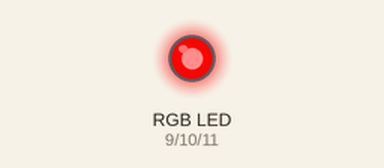
A sketch run on a simulated Arduino Uno, built with avr-gcc and run on an emulated ATmega328P. On the bench: an RGB LED mixed from three pins (HIGH = lit). Dim RGB values are drawn brighter than linear; random numbers use the default seed unless the sketch sets one.

Above: at 0.05 s.
At 0.9 s:
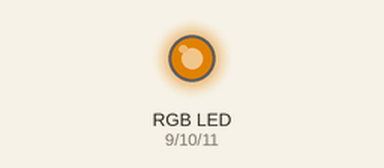
At 1.8 s:
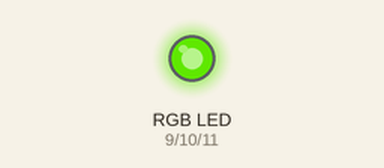
At 3.55 s:
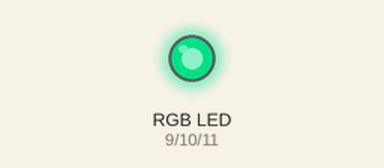
At 5.3 s:
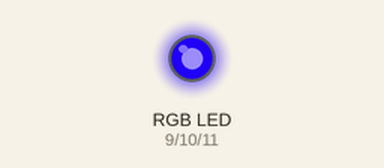
At 7.1 s:
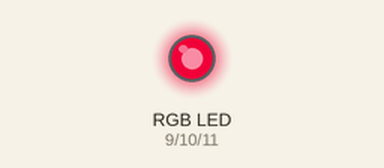
Timing chart, 0 to 9.7 s (numbered marks = the images above):
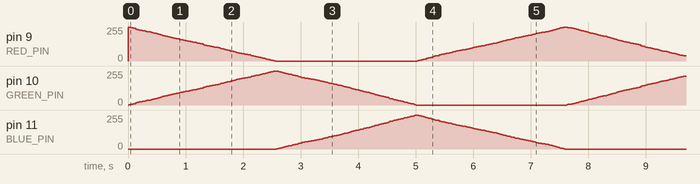

The sketch:

Circuit_03.ino
```cpp
/*
SparkFun Inventor's Kit
Example sketch 03

RGB LED

  Make an RGB LED display a rainbow of colors!

Hardware connections:

  An RGB LED is actually three LEDs (red, green, and blue) in
  one package. When you run them at different brightnesses,
  the red, green and blue mix to form new colors.

  Starting at the flattened edge of the flange on the LED,
  the pins are ordered RED, COMMON, GREEN, BLUE.

  Connect RED to a 330 Ohm resistor. Connect the other end
  of the resistor to Arduino digital pin 9.

  Connect COMMON pin to GND.

  Connect GREEN to a 330 Ohm resistor. Connect the other end
  of the resistor to Arduino digital pin 10.

  Connect BLUE to a 330 Ohm resistor. Connect the other end
  of the resistor to Arduino digital pin 11.

This sketch was written by SparkFun Electronics,
with lots of help from the Arduino community.
Visit http://learn.sparkfun.com/products/2 for SIK information.
Visit http://www.arduino.cc to learn about the Arduino.

Version 2.0 6/2012 MDG
*/


// First we'll define the pins by name to make the sketch
// easier to follow.

// Here's a new trick: putting the word "const" in front of a
// variable indicates that this is a "constant" value that will
// never change. (You don't have to do this, but if you do, the
// Arduino will give you a friendly warning if you accidentally
// try to change the value, so it's considered good form.)

const int RED_PIN = 9;
const int GREEN_PIN = 10;
const int BLUE_PIN = 11;

// This variable controls how fast we loop through the colors.
// (Try changing this to make the fading faster or slower.)

int DISPLAY_TIME = 100;  // In milliseconds


void setup()
{
  // Here we'll configure the Arduino pins we're using to
  // drive the LED to be outputs:

  pinMode(RED_PIN, OUTPUT);
  pinMode(GREEN_PIN, OUTPUT);
  pinMode(BLUE_PIN, OUTPUT);
}


void loop()
{
  // In this sketch, we'll start writing our own functions.
  // This makes the sketch easier to follow by dividing up
  // the sketch into sections, and not having everything in
  // setup() or loop().

  // We'll show you two ways to run the RGB LED.

  // The first way is to turn the individual LEDs (red, blue,
  // and green) on and off in various combinations. This gives you
  // a total of eight colors (if you count "black" as a color).

  // We've written a function called mainColors() that steps
  // through all eight of these colors. We're only "calling" the
  // function here (telling it to run). The actual function code
  // is further down in the sketch.

  //mainColors();

  // The above function turns the individual LEDs full-on and
  // full-off. If you want to generate more than eight colors,
  // you can do so by varying the brightness of the individual
  // LEDs between full-on and full-off.

  // The analogWrite() function lets us do this. This function
  // lets you dim a LED from full-off to full-on over 255 steps.

  // We've written a function called showSpectrum() that smoothly
  // steps through all the colors. Again we're just calling it
  // here; the actual code is further down in this sketch.

  showSpectrum();
}


// Here's the mainColors() function we've written.

// This function displays the eight "main" colors that the RGB LED
// can produce. If you'd like to use one of these colors in your
// own sketch, you cancopy and paste that section into your code.

void mainColors()
{
  // Off (all LEDs off):

  digitalWrite(RED_PIN, LOW);
  digitalWrite(GREEN_PIN, LOW);
  digitalWrite(BLUE_PIN, LOW);

  delay(1000);

  // Red (turn just the red LED on):

  digitalWrite(RED_PIN, HIGH);
  digitalWrite(GREEN_PIN, LOW);
  digitalWrite(BLUE_PIN, LOW);

  delay(1000);

  // Green (turn just the green LED on):

  digitalWrite(RED_PIN, LOW);
  digitalWrite(GREEN_PIN, HIGH);
  digitalWrite(BLUE_PIN, LOW);

  delay(1000);

  // Blue (turn just the blue LED on):

  digitalWrite(RED_PIN, LOW);
  digitalWrite(GREEN_PIN, LOW);
  digitalWrite(BLUE_PIN, HIGH);

  delay(1000);

  // Yellow (turn red and green on):

  digitalWrite(RED_PIN, HIGH);
  digitalWrite(GREEN_PIN, HIGH);
  digitalWrite(BLUE_PIN, LOW);

  delay(1000);

  // Cyan (turn green and blue on):

  digitalWrite(RED_PIN, LOW);
  digitalWrite(GREEN_PIN, HIGH);
  digitalWrite(BLUE_PIN, HIGH);

  delay(1000);

  // Purple (turn red and blue on):

  digitalWrite(RED_PIN, HIGH);
  digitalWrite(GREEN_PIN, LOW);
  digitalWrite(BLUE_PIN, HIGH);

  delay(1000);

  // White (turn all the LEDs on):

  digitalWrite(RED_PIN, HIGH);
  digitalWrite(GREEN_PIN, HIGH);
  digitalWrite(BLUE_PIN, HIGH);

  delay(1000);
}


// Below are two more functions we've written,
// showSpectrum() and showRGB().

// showRGB() displays a single color on the RGB LED.
// You call showRGB() with the number of a color you want
// to display.

// showSpectrum() steps through all the colors of the RGB LED,
// displaying a rainbow. showSpectrum() actually calls showRGB()
// over and over to do this.

// We'll often break tasks down into individual functions like
// this, which makes your sketches easier to follow, and once
// you have a handy function, you can reuse it in your other
// programs.


// showSpectrum()

// This function steps through all the colors of the RGB LED.
// It does this by stepping a variable from 0 to 768 (the total
// number of colors), and repeatedly calling showRGB() to display
// the individual colors.

// In this function, we're using a "for() loop" to step a variable
// from one value to another, and perform a set of instructions
// for each step. For() loops are a very handy way to get numbers
// to count up or down.

// Every for() loop has three statements separated by semicolons:

//   1. Something to do before starting

//   2. A test to perform; as long as it's true,
//      it will keep looping

//   3. Something to do after each loop (usually
//      increase a variable)

// For the for() loop below, these are the three statements:

//   1. x = 0;     Before starting, make x = 0.

//   2. x < 768;   While x is less than 768, run the
//                 following code.

//   3. x++        Putting "++" after a variable means
//                 "add one to it". (You can also use "x = x + 1")

// Every time you go through the loop, the statements following
// the loop (those within the brackets) will run.

// And when the test in statement 2 is finally false, the sketch
// will continue.


void showSpectrum()
{
  // Now we'll use a for() loop to make color count from 0 to 767
  // (Note that there's no semicolon after this line!
  // That's because the for() loop will repeat the next
  // "statement", which in this case is everything within
  // the following brackets {} )

  long color;
  color = random(0,768);
  long time;

  for (color = 0; color < 768; color++)

  // Each time we loop (with a new value of color), do the following:

  {
    showRGB(color);  // Call RGBspectrum() with our new x
    time = random(0,20);
    delay(time);   // Delay for 10 ms (1/100th of a second)
  }
}


// showRGB()

// This function translates a number between 0 and 767 into a
// specific color on the RGB LED. If you have this number count
// through the whole range (0 to 767), the LED will smoothly
// change color through the entire spectrum.

// The "base" numbers are:
// 0   = pure red
// 255 = pure green
// 511 = pure blue
// 767 = pure red (again)

// Numbers between the above colors will create blends. For
// example, 640 is midway between 512 (pure blue) and 767
// (pure red). It will give you a 50/50 mix of blue and red,
// resulting in purple.

// If you count up from 0 to 767 and pass that number to this
// function, the LED will smoothly fade between all the colors.
// (Because it starts and ends on pure red, you can start over
// at 0 without any break in the spectrum).


void showRGB(int color)
{
  int redIntensity;
  int greenIntensity;
  int blueIntensity;

  // Here we'll use an "if / else" statement to determine which
  // of the three (R,G,B) zones x falls into. Each of these zones
  // spans 255 because analogWrite() wants a number from 0 to 255.

  // In each of these zones, we'll calculate the brightness
  // for each of the red, green, and blue LEDs within the RGB LED.

  if (color <= 255)          // zone 1
  {
    redIntensity = 255 - color;    // red goes from on to off
    greenIntensity = color;        // green goes from off to on
    blueIntensity = 0;             // blue is always off
  }
  else if (color <= 511)     // zone 2
  {
    redIntensity = 0;                     // red is always off
    greenIntensity = 255 - (color - 256); // green on to off
    blueIntensity = (color - 256);        // blue off to on
  }
  else // color >= 512       // zone 3
  {
    redIntensity = (color - 512);         // red off to on
    greenIntensity = 0;                   // green is always off
    blueIntensity = 255 - (color - 512);  // blue on to off
  }

  // Now that the brightness values have been set, command the LED
  // to those values

  analogWrite(RED_PIN, redIntensity);
  analogWrite(BLUE_PIN, blueIntensity);
  analogWrite(GREEN_PIN, greenIntensity);
}
```
